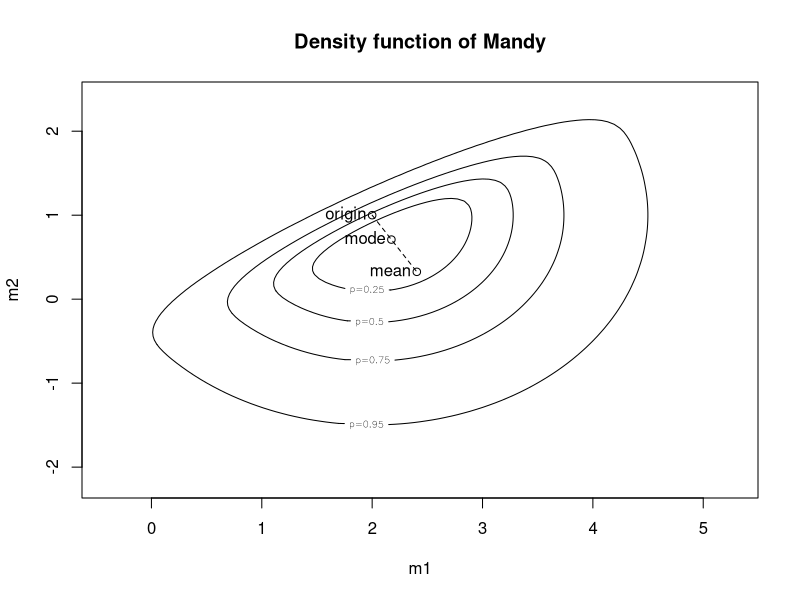
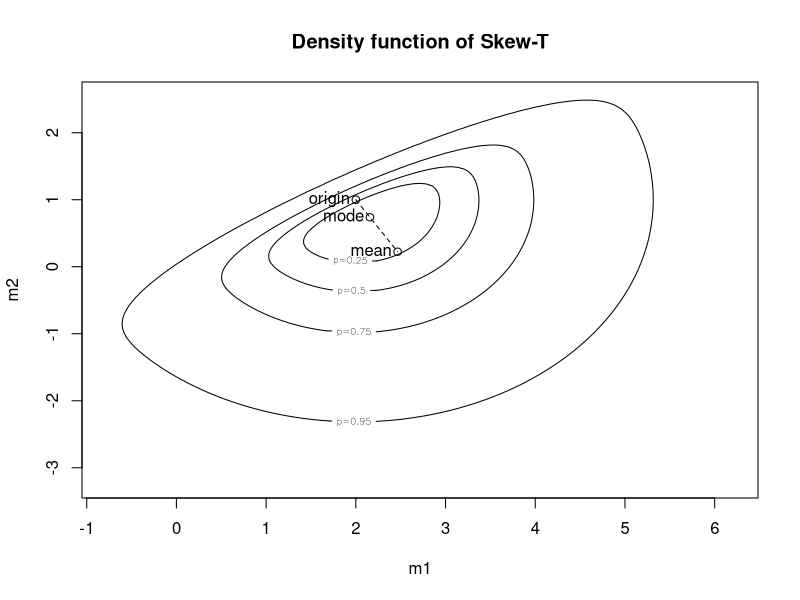

Write the R code that produced these figures, in order. (Note: this script raises an error after producing the figures.)
library(sn)
library(ggplot2)

setwd("~/Professional Files/Mines/Research/Robust Estimators/")

sn2 <- makeSECdistr(dp=list(xi=c(2,1), Omega=diag(2), alpha=c(3,-5))
        ,family="SN", name="Mandy", compNames=c("m1","m2"))

show(sn2)
summary(sn2)
plot(sn2)

#------------
# http://tesi.cab.unipd.it/7115/

st2 <- makeSECdistr(dp=list(xi=c(2,1), Omega=diag(2), alpha=c(3,-5),df=6)
        ,family="ST", name="Skew-T", compNames=c("m1","m2"))

plot(st2)


makeSECdistr <- function (dp, family, name, compNames) 
{
  #Data quality checks:
    if (!(toupper(family) %in% c("SN", "ESN", "SC", "ST"))) 
        stop("unknown family")
    family <- toupper(family)
    ndp <- if (family %in% c("SN", "SC")) 
        3
    else 4
    if (length(dp) != ndp) 
        stop("wrong number of dp components")
    if (family == "ST") {
        nu <- as.numeric(dp[4])
        if (nu <= 0) 
            stop("'nu' for ST family must be positive")
        if (nu == Inf) {
            warning("ST family with 'nu==Inf' is changed to SN family")
            family <- "SN"
            dp <- dp[-4]
        }
    }

    if (is.numeric(dp)) {
        if (dp[2] <= 0) 
            stop("omega parameter must be positive")
        fourth <- switch(family, SN = NULL, ESN = "tau", SC = NULL, 
            ST = "nu")
        names(dp) <- c("xi", "omega", "alpha", fourth)
        name <- if (!missing(name)) 
            as.character(name)[1]
        else paste("Unnamed-", toupper(family), sep = "")
        obj <- new("SECdistrUv", dp = dp, family = family, name = name)
    }
    else {
        if (is.list(dp)) {
            names(dp) <- rep(NULL, ndp)
            d <- length(dp[[3]])
            if (any(abs(dp[[3]]) == Inf)) 
                stop("Inf in alpha not allowed")
            if (length(dp[[1]]) != d) 
                stop("mismatch of parameters size")
            Omega <- matrix(dp[[2]], d, d)
            if (any(Omega != t(Omega))) 
                stop("Omega matrix must be symmetric")
            if (min(eigen(Omega, symmetric = TRUE, only.values = TRUE)$values) <= 
                0) 
                stop("Omega matrix must be positive definite")
            dp0 <- list(xi = as.vector(dp[[1]]), Omega = Omega, 
                alpha = dp[[3]])
            name <- if (!missing(name)) 
                as.character(name)[1]
            else paste("Unnamed-", toupper(family), "[d=", as.character(d), 
                "]", sep = "")
            if (family == "ST") 
                dp0$nu <- nu
            if (family == "ESN") 
                dp0$tau <- dp[[4]]
            if (d == 1) 
                warning(paste("A multivariate distribution with dimension=1 is a near-oxymoron.", 
                  "\nConsider using a 'dp' vector to define a univariate distribution.", 
                  "\nHowever, I still build a multivariate distribution for you."))
            if (missing(compNames)) {
                compNames <- if (length(colnames(dp[[1]])) == 
                  d) 
                  colnames(dp[[1]])
                else as.vector(outer("V", as.character(1:d), 
                  paste, sep = ""))
            }
            else {
                if (length(compNames) != d) 
                  stop("Wrong length of 'compNames'")
                compNames <- as.character(as.vector(compNames))
            }
            obj <- new("SECdistrMv", dp = dp0, family = family, 
                name = name, compNames = compNames)
        }
        else stop("'dp' must be either a numeric vector or a list")
    }
    obj
}

edit( sn:::plot.SECdistrMv )
st2 <- makeSECdistr(dp=list(xi=c(2,1), Omega=diag(2), alpha=c(3,-5),df=6)
        ,family="ST", name="MandyST", compNames=c("m1","m2"))
x = st2
landmarks="auto"
data=NULL; data.par=NULL; gap=0.5

plot.SECdistrMv <- function (x, range, probs, npt, landmarks = "auto", main, comp, 
    compLabs, data = NULL, data.par = NULL, gap = 0.5, ...) 
{
    obj <- x
    if (slot(obj, "class") != "SECdistrMv") 
        stop("object of wrong class")
    compNames <- slot(obj, "compNames")
    d <- length(compNames)
#    if (missing(probs)) 
        probs <- c(0.25, 0.5, 0.75, 0.95)
    if (any(probs <= 0 || probs >= 1)) 
        stop("probs must be within (0,1)")
    if (sum(probs > 0 && probs < 1) == 0) 
        stop("invalid probs")
#    if (missing(npt)) 
        npt <- rep(101, d)
#    if (missing(main)) {
        main <- if (d == 2) 
            paste("Density function of", slot(obj, "name"))
        else paste("Bivariate densities of", slot(obj, "name"))
#    }
#    if (missing(comp)) 
        comp <- seq(1, d)
#    if (missing(compLabs)) 
        compLabs <- compNames
    if (length(compLabs) != d) 
        stop("wrong length of 'compLabs' or 'comp' vector")
    family <- toupper(obj@family)
    lc.family <- tolower(family)
    if (lc.family == "esn") 
        lc.family <- "sn"
    dp <- slot(obj, "dp")
#    if (missing(range)) {
        range <- matrix(NA, 2, d)
        q.fn <- get(paste("q", lc.family, sep = ""), inherits = TRUE)
        for (j in 1:d) {
            marg <- marginalSECdistr(obj, comp = j, drop = TRUE)
            q <- q.fn(c(0.05, 0.25, 0.75, 0.95), dp = marg@dp)
            dq <- diff(q)
            range[, j] <- c(q[1] - 1.5 * dq[1], q[length(q)] + 
                1.5 * dq[length(dq)])
            if (!is.null(data)) {
                range[1, j] <- min(range[1, j], min(data[, j]))
                range[2, j] <- max(range[2, j], max(data[, j]))
            }
        }
#    }
    dots <- list() #dots <- list(...)
    nmdots <- names(dots)
    if (d == 1) {
        message("Since dimension=1, plot as a univariate distribution")
        objUv <- marginalSECdistr(obj, comp = 1, drop = TRUE)
        out <- plot(objUv, data = data, ...)
    }
    if (d == 2) 
        out <- plot.SECdistrBv(x, range, probs, npt, compNames, 
            compLabs, landmarks, data, data.par, main)
    if (d > 2) {
        textPanel <- function(x = 0.5, y = 0.5, txt, cex, font) text(x, 
            y, txt, cex = cex, font = font)
        localAxis <- function(side, x, y, xpd, bg, main, oma, 
            ...) {
            if (side%%2 == 1) 
                Axis(x, side = side, xpd = NA, ...)
            else Axis(y, side = side, xpd = NA, ...)
        }
        localPlot <- function(..., oma, font.main, cex.main) plot.SECdistrBv(...)
        text.diag.panel <- compLabs
        oma <- if ("oma" %in% nmdots) 
            dots$oma
        else NULL
        if (is.null(oma)) {
            oma <- c(4, 4, 4, 4)
            if (!is.null(main)) 
                oma[3L] <- 6
        }
        opar <- par(mfrow = c(length(comp), length(comp)), mar = rep(c(gap, 
            gap/2), each = 2), oma = oma)
        on.exit(par(opar))
        out <- list()
        count <- 0
        for (i in comp) for (j in comp) {
            count <- count + 1
            if (i == j) {
                plot(1, type = "n", xlab = "", ylab = "", axes = FALSE)
                text(1, 1, text.diag.panel[i], cex = 2)
                box()
                out[[count]] <- paste("diagonal component", 
                  compNames[i])
            }
            else {
                ji <- c(j, i)
                marg <- marginalSECdistr(obj, comp = ji)
                out[[count]] <- localPlot(x = marg, range = range[, 
                  ji], probs = probs, npt = npt[ji], compNames = compNames[ji], 
                  compLabs = compLabs[ji], landmarks = landmarks, 
                  data = data[, ji], data.par = data.par, main = "", 
                  yaxt = "n", xaxt = "n", ...)
                if (i == comp[1]) 
                  axis(3)
                if (j == length(comp)) 
                  axis(4)
                if (j == comp[1]) 
                  axis(2)
                if (i == length(comp)) 
                  axis(1)
                box()
            }
        }
        par(new = FALSE)
        if (!is.null(main)) {
            font.main <- if ("font.main" %in% nmdots) 
                dots$font.main
            else par("font.main")
            cex.main <- if ("cex.main" %in% nmdots) 
                dots$cex.main
            else par("cex.main")
            mtext(main, side = 3, TRUE, line = 5, outer = TRUE, 
                at = NA, cex = cex.main, font = font.main, adj = 0.5)
        }
    }
    invisible(out)
}


edit( sn:::plot.SECdistrBv )
x <- makeSECdistr(dp=list(xi=c(2,1), Omega=diag(2), alpha=c(3,-5),df=6)
        ,family="ST", name="MandyST", compNames=c("m1","m2"))
npt = rep(101,2); compNames=c("a","b"); compLabs=c("a","b")
landmarks="auto"
range = matrix(c(-1,3.3,6.2,2.6), nrow=2, byrow=T)
probs = c(1:3/4,.95)
data = NULL
data.par= NULL
main = "Title"
plot.SECdistrBv <- function (x, range, probs, npt = rep(101, 2), compNames, compLabs, 
    landmarks, data = NULL, data.par, main, ...) 
{
    obj <- x
    dp <- slot(obj, "dp")
    family <- slot(obj, "family")
    lc.family <- tolower(family)
    if (lc.family == "esn") 
        lc.family <- "sn"
    d.fn <- get(paste("dm", lc.family, sep = ""), inherits = TRUE)
    n1 <- npt[1]
    n2 <- npt[2]
    x1 <- seq(min(range[, 1]), max(range[, 1]), length = n1)
    x2 <- seq(min(range[, 2]), max(range[, 2]), length = n2)
    x1.x2 <- cbind(rep(x1, n2), as.vector(matrix(x2, n1, n2, 
        byrow = TRUE)))
    X <- matrix(x1.x2, n1 * n2, 2, byrow = FALSE)
    pdf <- matrix(d.fn(X, dp = dp), n1, n2)
    Omega <- dp[[2]]
    Omega.bar <- cov2cor(Omega)
    alpha <- dp[[3]]
    alpha.star <- sqrt(sum(alpha * as.vector(Omega.bar %*% alpha)))
    omega <- sqrt(diag(Omega))
    if (lc.family == "sn") {
        k.tau <- if (length(dp) == 4) 
            (zeta(2, dp[[4]]) * pi)^2/4
        else 1
        log.levels <- (log(1 - probs) - log(2 * pi) - 0.5 * 
            log(1 - Omega.bar[1, 2]^2) + k.tau * log(1 + exp(-1.544/alpha.star))) - 
            sum(log(omega))
    }
    if (lc.family == "st" | lc.family == "sc") {
        nu <- if (lc.family == "st") 
            obj@dp[[4]]
        else 1
        l.nu <- (-1.3/nu - 4.93)
        h <- 100 * log(exp(((1.005 * alpha.star - 0.045) * l.nu - 
            1.5)/alpha.star) + 1)
        K <- h * (1.005 * alpha.star - 0.1) * (1 + nu)/(alpha.star * 
            nu)
        qF <- qf(probs, 2, nu)
        log.levels <- (lgamma(nu/2 + 1) - lgamma(nu/2) - log(pi * 
            nu) - 0.5 * log(1 - Omega.bar[1, 2]^2) - (nu/2 + 
            1) * log(2 * qF/nu + 1) + K - sum(log(omega)))
    }
    oo <- options()
    options(warn = -1)
    contour(x1, x2, pdf, levels = exp(log.levels), labels = paste("p=", 
        as.character(probs), sep = ""), main = main, xlab = compLabs[1], 
        ylab = compLabs[2])
    if (!is.null(data)) {
        col <- if (!is.null(data.par$col)) 
            data.par$col
        else par()$col
        pch <- if (!is.null(data.par$pch)) 
            data.par$pch
        else par()$pch
        cex <- if (!is.null(data.par$cex)) 
            data.par$cex
        else par()$cex
        points(data, col = col, pch = pch, cex = cex)
    }
    if (landmarks != "") {
        if (landmarks == "auto") {
            mean.type <- "proper"
            if (lc.family == "sc") 
                mean.type <- "pseudo"
            if (lc.family == "st") {
                if (dp[[4]] <= 1) 
                  mean.type <- "pseudo"
            }
        }
        else mean.type <- landmarks
        landmarks.label <- c("origin", "mode", if (mean.type == 
            "proper") "mean" else "mean~")
        cp <- dp2cpMv(dp, family, cp.type = mean.type, upto = 1)
        mode <- modeSECdistrMv(dp, family)
        x.pts <- c(dp$xi[1], mode[1], cp[[1]][1])
        y.pts <- c(dp$xi[2], mode[2], cp[[1]][2])
        points(x.pts, y.pts, ...)
        text(x.pts, y.pts, landmarks.label, pos = 2, offset = 0.3, 
            ...)
        lines(x.pts, y.pts, lty = 2)
    }
    options(oo)
    return(list(x = x1, y = x2, names = compNames, density = pdf))
}

getPval = function(data, dp, probs=100:0/100){
  probs = sort(probs, decreasing=T)

  nu <- dp$nu
  Omega <- dp[[2]]
  Omega.bar <- cov2cor(Omega)
  alpha <- dp[[3]]
  alpha.star <- sqrt(sum(alpha * as.vector(Omega.bar %*% alpha)))
  omega <- sqrt(diag(Omega))
  l.nu <- (-1.3/nu - 4.93)
  h <- 100 * log(exp(((1.005 * alpha.star - 0.045) * l.nu - 
      1.5)/alpha.star) + 1)
  K <- h * (1.005 * alpha.star - 0.1) * (1 + nu)/(alpha.star * 
      nu)
  qF <- qf(probs, 2, nu)
  log.levels <- (lgamma(nu/2 + 1) - lgamma(nu/2) - log(pi * 
      nu) - 0.5 * log(1 - Omega.bar[1, 2]^2) - (nu/2 + 
      1) * log(2 * qF/nu + 1) + K - sum(log(omega)))

  dens = dmst(data, dp=dp)
  pval = rep(0, NROW(data))
  for(i in 1:length(probs)){
    filt = dens>exp(log.levels[i])
    pval[filt] = 1-probs[i]
  }
  return(pval)
}

getContour = function(dp, probs=c(0.99, 0.98, 0.95, 0.9, 0.8)){
  nu <- dp$nu
  Omega <- dp[[2]]
  Omega.bar <- cov2cor(Omega)
  alpha <- dp[[3]]
  alpha.star <- sqrt(sum(alpha * as.vector(Omega.bar %*% alpha)))
  omega <- sqrt(diag(Omega))
  l.nu <- (-1.3/nu - 4.93)
  h <- 100 * log(exp(((1.005 * alpha.star - 0.045) * l.nu - 
      1.5)/alpha.star) + 1)
  K <- h * (1.005 * alpha.star - 0.1) * (1 + nu)/(alpha.star * 
      nu)
  qF <- qf(probs, 2, nu)
  log.levels <- (lgamma(nu/2 + 1) - lgamma(nu/2) - log(pi * 
      nu) - 0.5 * log(1 - Omega.bar[1, 2]^2) - (nu/2 + 
      1) * log(2 * qF/nu + 1) + K - sum(log(omega)))
  return(exp(log.levels))
}

out = rmst( 10000, dp=st2@dp )
pvalues = getPval( out, dp=st2@dp, probs=0:100/100 )
qplot( pvalues, binwidth=.01 )
sum( pvalues==1 )

for(p in c(.5, .75, .9, .95, .99)){
  png(paste0("Results/Skew_CI/alpha=",p,".png"), width=4000, height=4000)
  plot(st2, probs=p, landmarks="")
  points(out[,1], out[,2], col=as.numeric(pvalues<1-p)+1, pch=16, cex=.1)
  dev.off()
}

levels = c(.5, .75, .9, .95, .99)
png("Results/Skew_CI/alpha=multiple_zoomed.png", width=4000, height=4000)
plot(st2, probs=levels, landmarks="")
points(out[,1], out[,2], col=sapply(pvalues, function(x) sum(x<1-levels))+1, pch="+", cex=.6)
dev.off()

levels = c(.5, .75, .9, .95, .99)
png("Results/Skew_CI/alpha=multiple.png", width=400, height=400)
plot(st2, probs=levels, landmarks="")
points(out[,1], out[,2], col=sapply(pvalues, function(x) sum(x<1-levels))+1, pch="+", cex=.6)
dev.off()
